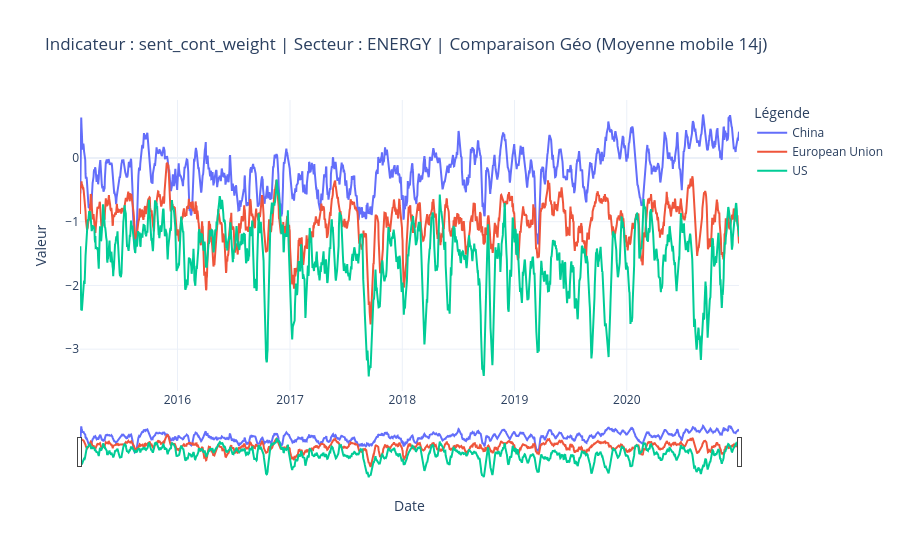

Notebook cell for this chart:
### Code cell
plot_gdelt_indicator(
    df_global, df_geo, 
    metric='sent_cont_weight', mode='regions', sector_name='energy', region_keys=['US', 'China', 'European Union']
)

### Figure 1 — Plotly figure (JSON) as saved in the notebook; plotly's stock layout.template omitted (floating-point values rounded to 4 significant figures; data arrays with more than 128 entries replaced by an {"elided": "..."} marker saying what was removed)
{"data": [{"hovertemplate": "Série=China<br>period=%{x}<br>Valeur=%{y}<extra></extra>", "legendgroup": "China", "line": {"color": "#636efa", "dash": "solid"}, "marker": {"symbol": "circle"}, "mode": "lines", "name": "China", "orientation": "v", "showlegend": true, "type": "scatter", "x": {"elided": "2144 str values"}, "xaxis": "x", "y": {"elided": "2144 float values"}, "yaxis": "y"}, {"hovertemplate": "Série=European Union<br>period=%{x}<br>Valeur=%{y}<extra></extra>", "legendgroup": "European Union", "line": {"color": "#EF553B", "dash": "solid"}, "marker": {"symbol": "circle"}, "mode": "lines", "name": "European Union", "orientation": "v", "showlegend": true, "type": "scatter", "x": {"elided": "2144 str values"}, "xaxis": "x", "y": {"elided": "2144 float values"}, "yaxis": "y"}, {"hovertemplate": "Série=US<br>period=%{x}<br>Valeur=%{y}<extra></extra>", "legendgroup": "US", "line": {"color": "#00cc96", "dash": "solid"}, "marker": {"symbol": "circle"}, "mode": "lines", "name": "US", "orientation": "v", "showlegend": true, "type": "scatter", "x": {"elided": "2144 str values"}, "xaxis": "x", "y": {"elided": "2144 float values"}, "yaxis": "y"}], "layout": {"hovermode": "x unified", "legend": {"title": {"text": "Légende"}, "tracegroupgap": 0}, "title": {"text": "Indicateur : sent_cont_weight | Secteur : ENERGY | Comparaison Géo (Moyenne mobile 14j)"}, "xaxis": {"anchor": "y", "domain": [0, 1], "rangeslider": {"visible": true}, "title": {"text": "Date"}}, "yaxis": {"anchor": "x", "domain": [0, 1], "title": {"text": "Valeur"}}}}
